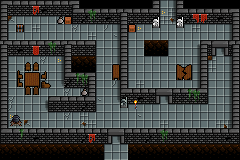

This game map was drawn from its Tiled (.tmx) file and the tilesets committed beside it. A one-line description and the trimmed map source follow:
An orthogonal 30x20 tile map with 8x8 px tiles, 6 tile layers (ground, shadows, walls, props, ...), 1 hidden layer not drawn, 6 tilesets and 21 objects (2x Door, Player).

<map version="1.9" tiledversion="1.9.0" orientation="orthogonal" renderorder="right-down" width="30" height="20" tilewidth="8" tileheight="8" infinite="0" nextlayerid="12" nextobjectid="30">
 <tileset firstgid="1" source="../tilesets/Dungeon/DungeonFloorTiles.tsx" />
 <tileset firstgid="15" source="../tilesets/Dungeon/DungeonWallTiles.tsx" />
 <tileset firstgid="113" source="../tilesets/Dungeon/DungeonCliffTiles.tsx" />
 <tileset firstgid="115" source="../tilesets/Dungeon/DungeonWallTilesetShadows.tsx" />
 <tileset firstgid="213" source="../tilesets/Walls.tsx" />
 <tileset firstgid="228" source="../tilesets/Dungeon/DungeonProps.tsx" />
 <layer id="2" name="ground" width="30" height="20">
  <data>[600 cells, 584 non-empty, 11 distinct tile ids]</data>
 </layer>
 <layer id="3" name="shadows" width="30" height="20">
  <data>[600 cells, 45 non-empty, 6 distinct tile ids]</data>
 </layer>
 <layer id="1" name="walls" width="30" height="20">
  <data>[600 cells, 230 non-empty, 24 distinct tile ids]</data>
 </layer>
 <layer id="7" name="props" width="30" height="20">
  <data>[600 cells, 35 non-empty, 26 distinct tile ids]</data>
 </layer>
 <objectgroup id="5" name="player">
  <object id="1" name="Door" x="160" y="0" width="16" height="8" />
  <object id="2" name="Door" x="104" y="152" width="24" height="8" />
  <object id="29" name="Player" x="109" y="117.25">
   <point />
  </object>
 </objectgroup>
 <objectgroup id="10" name="enemy_spawn">
  <object id="11" x="136" y="56" width="40" height="24" />
  <object id="12" x="40" y="24" width="72" height="16" />
  <object id="13" x="16" y="96" width="24" height="24" />
  <object id="14" x="104" y="104" width="16" height="16" />
  <object id="15" x="136" y="104" width="72" height="16" />
  <object id="16" x="96" y="40" width="16" height="48" />
  <object id="17" x="168" y="32" width="32" height="24" />
  <object id="18" x="208" y="56" width="24" height="40" />
  <object id="19" x="48" y="112" width="40" height="16" />
  <object id="20" x="48" y="56" width="16" height="16" />
  <object id="21" x="8" y="56" width="16" height="16" />
 </objectgroup>
 <objectgroup id="11" name="loot_spawn">
  <object id="22" x="8" y="16" width="24" height="24" />
  <object id="23" x="40" y="56" width="24" height="16" />
  <object id="24" x="64" y="88" width="24" height="8" />
  <object id="25" x="96" y="24" width="24" height="8" />
  <object id="26" x="128" y="72" width="24" height="16" />
  <object id="27" x="200" y="120" width="32" height="8" />
  <object id="28" x="192" y="72" width="8" height="16" />
 </objectgroup>
 <layer id="6" name="walls_above" width="30" height="20">
  <data>[600 cells, 3 non-empty, 1 distinct tile ids]</data>
 </layer>
 <layer id="8" name="props_above" width="30" height="20">
  <data>[600 cells, 25 non-empty, 18 distinct tile ids]</data>
 </layer>
 <layer id="4" name="nav" width="30" height="20" visible="0" opacity="0.41" tintcolor="#ff0004">
  <data>[600 cells, 337 non-empty, 1 distinct tile ids]</data>
 </layer>
</map>
